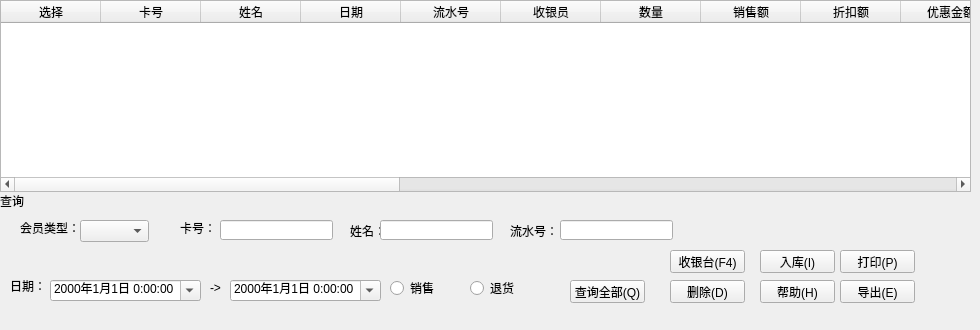
             <widget class="QWidget" name="tab_20">
              <attribute name="title">
               <string>会员积分历史</string>
              </attribute>
              <widget class="QTableWidget" name="tableWidget_48">
               <property name="geometry">
                <rect>
                 <x>0</x>
                 <y>0</y>
                 <width>971</width>
                 <height>192</height>
                </rect>
               </property>
               <column>
                <property name="text">
                 <string>选择</string>
                </property>
               </column>
               <column>
                <property name="text">
                 <string>卡号</string>
                </property>
               </column>
               <column>
                <property name="text">
                 <string>姓名</string>
                </property>
               </column>
               <column>
                <property name="text">
                 <string>日期</string>
                </property>
               </column>
               <column>
                <property name="text">
                 <string>流水号</string>
                </property>
               </column>
               <column>
                <property name="text">
                 <string>收银员</string>
                </property>
               </column>
               <column>
                <property name="text">
                 <string>数量</string>
                </property>
               </column>
               <column>
                <property name="text">
                 <string>销售额</string>
                </property>
               </column>
               <column>
                <property name="text">
                 <string>折扣额</string>
                </property>
               </column>
               <column>
                <property name="text">
                 <string>优惠金额</string>
                </property>
               </column>
               <column>
                <property name="text">
                 <string>应收金额</string>
                </property>
               </column>
               <column>
                <property name="text">
                 <string>毛利润</string>
                </property>
               </column>
               <column>
                <property name="text">
                 <string>现金</string>
                </property>
               </column>
               <column>
                <property name="text">
                 <string>储值卡</string>
                </property>
               </column>
               <column>
                <property name="text">
                 <string>实收</string>
                </property>
               </column>
               <column>
                <property name="text">
                 <string>找零</string>
                </property>
               </column>
               <column>
                <property name="text">
                 <string>本次积分</string>
                </property>
               </column>
               <column>
                <property name="text">
                 <string>累计积分</string>
                </property>
               </column>
               <column>
                <property name="text">
                 <string>本次余额</string>
                </property>
               </column>
               <column>
                <property name="text">
                 <string>导购员</string>
                </property>
               </column>
               <column>
                <property name="text">
                 <string>其他</string>
                </property>
               </column>
               <column>
                <property name="text">
                 <string>备注</string>
                </property>
               </column>
              </widget>
              <widget class="QWidget" name="toolWidget_35" native="true">
               <property name="geometry">
                <rect>
                 <x>0</x>
                 <y>190</y>
                 <width>971</width>
                 <height>131</height>
                </rect>
               </property>
               <widget class="QLabel" name="label_355">
                <property name="geometry">
                 <rect>
                  <x>0</x>
                  <y>0</y>
                  <width>971</width>
                  <height>21</height>
                 </rect>
                </property>
                <property name="text">
                 <string>查询</string>
                </property>
               </widget>
               <widget class="QLabel" name="label_356">
                <property name="geometry">
                 <rect>
                  <x>20</x>
                  <y>30</y>
                  <width>61</width>
                  <height>16</height>
                 </rect>
                </property>
                <property name="text">
                 <string>会员类型：</string>
                </property>
               </widget>
               <widget class="QLabel" name="label_357">
                <property name="geometry">
                 <rect>
                  <x>350</x>
                  <y>30</y>
                  <width>54</width>
                  <height>21</height>
                 </rect>
                </property>
                <property name="text">
                 <string>姓名：</string>
                </property>
               </widget>
               <widget class="QComboBox" name="comboBox_126">
                <property name="geometry">
                 <rect>
                  <x>80</x>
                  <y>30</y>
                  <width>69</width>
                  <height>22</height>
                 </rect>
                </property>
               </widget>
               <widget class="QLineEdit" name="lineEdit_94">
                <property name="geometry">
                 <rect>
                  <x>380</x>
                  <y>30</y>
                  <width>113</width>
                  <height>20</height>
                 </rect>
                </property>
               </widget>
               <widget class="QPushButton" name="pushButton_325">
                <property name="geometry">
                 <rect>
                  <x>840</x>
                  <y>60</y>
                  <width>75</width>
                  <height>23</height>
                 </rect>
                </property>
                <property name="text">
                 <string>打印(P)</string>
                </property>
               </widget>
               <widget class="QPushButton" name="pushButton_326">
                <property name="geometry">
                 <rect>
                  <x>840</x>
                  <y>90</y>
                  <width>75</width>
                  <height>23</height>
                 </rect>
                </property>
                <property name="text">
                 <string>导出(E)</string>
                </property>
               </widget>
               <widget class="QPushButton" name="pushButton_327">
                <property name="geometry">
                 <rect>
                  <x>760</x>
                  <y>90</y>
                  <width>75</width>
                  <height>23</height>
                 </rect>
                </property>
                <property name="text">
                 <string>帮助(H)</string>
                </property>
               </widget>
               <widget class="QLabel" name="label_358">
                <property name="geometry">
                 <rect>
                  <x>180</x>
                  <y>30</y>
                  <width>71</width>
                  <height>16</height>
                 </rect>
                </property>
                <property name="text">
                 <string>卡号：</string>
                </property>
               </widget>
               <widget class="QLineEdit" name="lineEdit_95">
                <property name="geometry">
                 <rect>
                  <x>220</x>
                  <y>30</y>
                  <width>113</width>
                  <height>20</height>
                 </rect>
                </property>
               </widget>
               <widget class="QLabel" name="label_359">
                <property name="geometry">
                 <rect>
                  <x>510</x>
                  <y>30</y>
                  <width>71</width>
                  <height>21</height>
                 </rect>
                </property>
                <property name="text">
                 <string>流水号：</string>
                </property>
               </widget>
               <widget class="QLineEdit" name="lineEdit_96">
                <property name="geometry">
                 <rect>
                  <x>560</x>
                  <y>30</y>
                  <width>113</width>
                  <height>20</height>
                 </rect>
                </property>
               </widget>
               <widget class="QPushButton" name="pushButton_328">
                <property name="geometry">
                 <rect>
                  <x>760</x>
                  <y>60</y>
                  <width>75</width>
                  <height>23</height>
                 </rect>
                </property>
                <property name="text">
                 <string>入库(I)</string>
                </property>
               </widget>
               <widget class="QPushButton" name="pushButton_329">
                <property name="geometry">
                 <rect>
                  <x>670</x>
                  <y>60</y>
                  <width>75</width>
                  <height>23</height>
                 </rect>
                </property>
                <property name="text">
                 <string>收银台(F4)</string>
                </property>
               </widget>
               <widget class="QPushButton" name="pushButton_330">
                <property name="geometry">
                 <rect>
                  <x>670</x>
                  <y>90</y>
                  <width>75</width>
                  <height>23</height>
                 </rect>
                </property>
                <property name="text">
                 <string>删除(D)</string>
                </property>
               </widget>
               <widget class="QPushButton" name="pushButton_331">
                <property name="geometry">
                 <rect>
                  <x>570</x>
                  <y>90</y>
                  <width>75</width>
                  <height>23</height>
                 </rect>
                </property>
                <property name="text">
                 <string>查询全部(Q)</string>
                </property>
               </widget>
               <widget class="QRadioButton" name="radioButton_23">
                <property name="geometry">
                 <rect>
                  <x>390</x>
                  <y>90</y>
                  <width>89</width>
                  <height>16</height>
                 </rect>
                </property>
                <property name="text">
                 <string>销售</string>
                </property>
               </widget>
               <widget class="QRadioButton" name="radioButton_24">
                <property name="geometry">
                 <rect>
                  <x>470</x>
                  <y>90</y>
                  <width>89</width>
                  <height>16</height>
                 </rect>
                </property>
                <property name="text">
                 <string>退货</string>
                </property>
               </widget>
               <widget class="QLabel" name="label_481">
                <property name="geometry">
                 <rect>
                  <x>210</x>
                  <y>90</y>
                  <width>21</width>
                  <height>16</height>
                 </rect>
                </property>
                <property name="text">
                 <string>-&gt;</string>
                </property>
               </widget>
               <widget class="QLabel" name="label_482">
                <property name="geometry">
                 <rect>
                  <x>10</x>
                  <y>90</y>
                  <width>54</width>
                  <height>12</height>
                 </rect>
                </property>
                <property name="text">
                 <string>日期：</string>
                </property>
               </widget>
               <widget class="QDateTimeEdit" name="dateTimeEdit_94">
                <property name="geometry">
                 <rect>
                  <x>50</x>
                  <y>90</y>
                  <width>151</width>
                  <height>21</height>
                 </rect>
                </property>
                <property name="dateTime">
                 <datetime>
                  <hour>0</hour>
                  <minute>0</minute>
                  <second>0</second>
                  <year>2000</year>
                  <month>1</month>
                  <day>1</day>
                 </datetime>
                </property>
                <property name="displayFormat">
                 <string>yyyy年M月d日 H:mm:ss</string>
                </property>
                <property name="calendarPopup">
                 <bool>true</bool>
                </property>
               </widget>
               <widget class="QDateTimeEdit" name="dateTimeEdit_95">
                <property name="geometry">
                 <rect>
                  <x>230</x>
                  <y>90</y>
                  <width>151</width>
                  <height>21</height>
                 </rect>
                </property>
                <property name="dateTime">
                 <datetime>
                  <hour>0</hour>
                  <minute>0</minute>
                  <second>0</second>
                  <year>2000</year>
                  <month>1</month>
                  <day>1</day>
                 </datetime>
                </property>
                <property name="displayFormat">
                 <string>yyyy年M月d日 H:mm:ss</string>
                </property>
                <property name="calendarPopup">
                 <bool>true</bool>
                </property>
               </widget>
              </widget>
             </widget>
